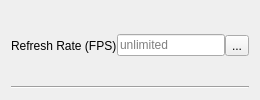
            <widget class="QWidget" name="widget3_fps" native="true">
             <property name="sizePolicy">
              <sizepolicy hsizetype="Preferred" vsizetype="Maximum">
               <horstretch>0</horstretch>
               <verstretch>0</verstretch>
              </sizepolicy>
             </property>
             <property name="toolTip">
              <string>&lt;html&gt;&lt;head/&gt;&lt;body&gt;&lt;p&gt;Maximum amount of frames per second (FPS) the game will attempt to render. Lowering this will save power and can help reduce stutters, but lowering it below your monitor's refresh rate will result in a visibly less smooth experience.&lt;/p&gt;&lt;/body&gt;&lt;/html&gt;</string>
             </property>
             <layout class="QVBoxLayout" name="verticalLayout_2">
              <item>
               <widget class="QWidget" name="widget_9" native="true">
                <property name="sizePolicy">
                 <sizepolicy hsizetype="Preferred" vsizetype="Minimum">
                  <horstretch>0</horstretch>
                  <verstretch>0</verstretch>
                 </sizepolicy>
                </property>
                <layout class="QHBoxLayout" name="horizontalLayout_3" stretch="0,0,0,0">
                 <property name="spacing">
                  <number>0</number>
                 </property>
                 <property name="leftMargin">
                  <number>0</number>
                 </property>
                 <property name="topMargin">
                  <number>0</number>
                 </property>
                 <property name="rightMargin">
                  <number>0</number>
                 </property>
                 <property name="bottomMargin">
                  <number>0</number>
                 </property>
                 <item>
                  <widget class="QLabel" name="label">
                   <property name="text">
                    <string>Refresh Rate (FPS)</string>
                   </property>
                  </widget>
                 </item>
                 <item>
                  <spacer name="horizontalSpacer_2">
                   <property name="orientation">
                    <enum>Qt::Orientation::Horizontal</enum>
                   </property>
                   <property name="sizeHint" stdset="0">
                    <size>
                     <width>0</width>
                     <height>20</height>
                    </size>
                   </property>
                  </spacer>
                 </item>
                 <item>
                  <widget class="QLineEdit" name="lineEdit_fps">
                   <property name="sizePolicy">
                    <sizepolicy hsizetype="Fixed" vsizetype="Fixed">
                     <horstretch>0</horstretch>
                     <verstretch>0</verstretch>
                    </sizepolicy>
                   </property>
                   <property name="maxLength">
                    <number>4</number>
                   </property>
                   <property name="placeholderText">
                    <string>unlimited</string>
                   </property>
                  </widget>
                 </item>
                 <item>
                  <widget class="QToolButton" name="toolButton">
                   <property name="text">
                    <string>...</string>
                   </property>
                  </widget>
                 </item>
                </layout>
               </widget>
              </item>
              <item>
               <widget class="Line" name="line_2">
                <property name="orientation">
                 <enum>Qt::Orientation::Horizontal</enum>
                </property>
               </widget>
              </item>
             </layout>
            </widget>
